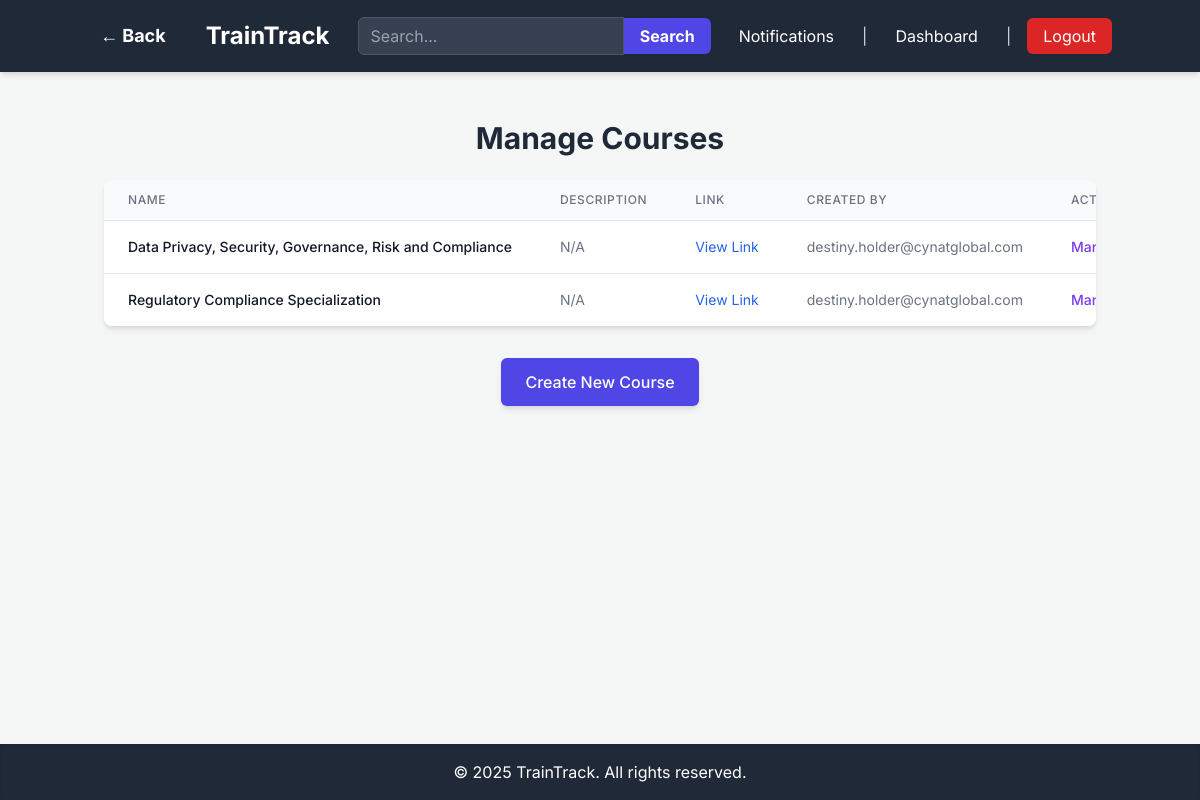
Screenshot of /admin/courses (signed in) with the database file from the repository.
### app.py (models this page shows, shortened)
class Course(db.Model):
    id = db.Column(db.Integer, primary_key=True)
    name = db.Column(db.String(120), nullable=False)
    description = db.Column(db.Text, nullable=True)
    course_link = db.Column(db.String(255), nullable=True) # New field for external link
    created_at = db.Column(db.DateTime, default=datetime.utcnow)
    created_by_id = db.Column(db.Integer, db.ForeignKey('user.id'), nullable=False) # Admin who created it
    assessments = db.relationship('Assessment', backref='course', lazy=True)
    assignments = db.relationship('Assignment', backref='course', lazy=True)
    modules = db.relationship('Module', backref='course', lazy=True) # New relationship for modules

class User(UserMixin, db.Model):
    id = db.Column(db.Integer, primary_key=True)
    username = db.Column(db.String(80), unique=True, nullable=False)
    password_hash = db.Column(db.String(128), nullable=False)
    role = db.Column(db.String(20), nullable=False, default='trainee')
    assignments_as_trainee = db.relationship('Assignment', foreign_keys='Assignment.trainee_id', backref='trainee', lazy=True)
    created_courses = db.relationship('Course', foreign_keys='Course.created_by_id', backref='creator', lazy=True)
    created_assessments = db.relationship('Assessment', foreign_keys='Assessment.created_by_id', backref='assessor_creator', lazy=True)
    assigned_assignments = db.relationship('Assignment', foreign_keys='Assignment.assigned_by_id', backref='assigner', lazy=True)
    notifications_received = db.relationship('Notification', foreign_keys='Notification.recipient_id', backref='recipient', lazy=True)
    notifications_sent = db.relationship('Notification', foreign_keys='Notification.sender_id', backref='sender', lazy=True)
    graded_submissions = db.relationship('Submission', foreign_keys='Submission.graded_by_id', backref='grader', lazy=True)

### app.py (the view)
@app.route('/admin/courses')
@login_required
@admin_required
def admin_view_courses():
    current_year = datetime.now().year
    courses = Course.query.all()
    return render_template('admin/view_courses.html', title='Manage Courses', courses=courses, current_year=current_year)

### app.py (called while the page is built)
def role_required(role):
    def decorator(f):
        @wraps(f)
        def decorated_function(*args, **kwargs):
            if not current_user.is_authenticated or current_user.role != role:
                flash('You do not have permission to access this page.', 'danger')
                return redirect(url_for('dashboard')) # Redirect to dashboard or login
            return f(*args, **kwargs)
        return decorated_function
    return decorator

@login_manager.user_loader
def load_user(user_id):
    return User.query.get(int(user_id))

@app.context_processor
def inject_unread_notifications_count():
    if current_user.is_authenticated:
        unread_count = Notification.query.filter_by(recipient_id=current_user.id, is_read=False).count()
        return dict(unread_notifications_count=unread_count)
    return dict(unread_notifications_count=0)

### templates/admin/view_courses.html (shortened to what this page needs)
{% extends "base.html" %}
{% block content %}
    <h1 class="text-3xl font-bold text-gray-800 mb-6 text-center">Manage Courses</h1>
    {% if courses %}
        <div class="overflow-x-auto bg-white rounded-lg shadow-md">
            <table class="min-w-full divide-y divide-gray-200">
                <thead class="bg-gray-50">
                    <tr>
                        <th scope="col" class="px-6 py-3 text-left text-xs font-medium text-gray-500 uppercase tracking-wider">
                            Name
                        </th>
                        <th scope="col" class="px-6 py-3 text-left text-xs font-medium text-gray-500 uppercase tracking-wider">
                            Description
                        </th>
                        <th scope="col" class="px-6 py-3 text-left text-xs font-medium text-gray-500 uppercase tracking-wider">
                            Link
                        </th>
                        <th scope="col" class="px-6 py-3 text-left text-xs font-medium text-gray-500 uppercase tracking-wider">
                            Created By
                        </th>
                        <th scope="col" class="px-6 py-3 text-left text-xs font-medium text-gray-500 uppercase tracking-wider">
                            Actions
                        </th>
                    </tr>
                </thead>
                <tbody class="bg-white divide-y divide-gray-200">
                    {% for course in courses %}
                    <tr>
                        <td class="px-6 py-4 whitespace-nowrap text-sm font-medium text-gray-900">
                            {{ course.name }}
                        </td>
                        <td class="px-6 py-4 whitespace-nowrap text-sm text-gray-500">
                            {{ course.description if course.description else 'N/A' }}
                        </td>
                        <td class="px-6 py-4 whitespace-nowrap text-sm text-gray-500">
                            {% if course.course_link %}
                                <a href="{{ course.course_link }}" target="_blank" rel="noopener noreferrer" class="text-blue-600 hover:underline">View Link</a>
                            {% else %}
                                N/A
                            {% endif %}
                        </td>
                        <td class="px-6 py-4 whitespace-nowrap text-sm text-gray-500">
                            {{ course.creator.username }}
                        </td>
                        <td class="px-6 py-4 whitespace-nowrap text-sm font-medium">
                            <a href="{{ url_for('admin_view_course_modules', course_id=course.id) }}" class="text-purple-600 hover:text-purple-900 mr-4">Manage Modules</a>
                        </td>
                    </tr>
                    {% endfor %}
                </tbody>
            </table>
        </div>
    {% else %}
        <p class="text-center text-gray-600 text-lg">No courses found. <a href="{{ url_for('create_course') }}" class="text-indigo-600 hover:underline">Create one now!</a></p>
    {% endif %}
    <div class="mt-8 text-center">
        <a href="{{ url_for('create_course') }}" class="inline-block bg-indigo-600 text-white px-6 py-3 rounded-md font-medium hover:bg-indigo-700 transition duration-300 shadow-md">
            Create New Course
        </a>
    </div>
{% endblock %}

### templates/base.html (style rules this page uses)
body { font-family: 'Inter', sans-serif; background-color: #f4f7f6; }

### rows the page displays
Course: name "Data Privacy, Security, Governance, Risk and Compliance", description "N/A", creator.username "destiny.holder@cynatglobal.com"
Course: name "Regulatory Compliance Specialization", description "N/A", creator.username "destiny.holder@cynatglobal.com"
